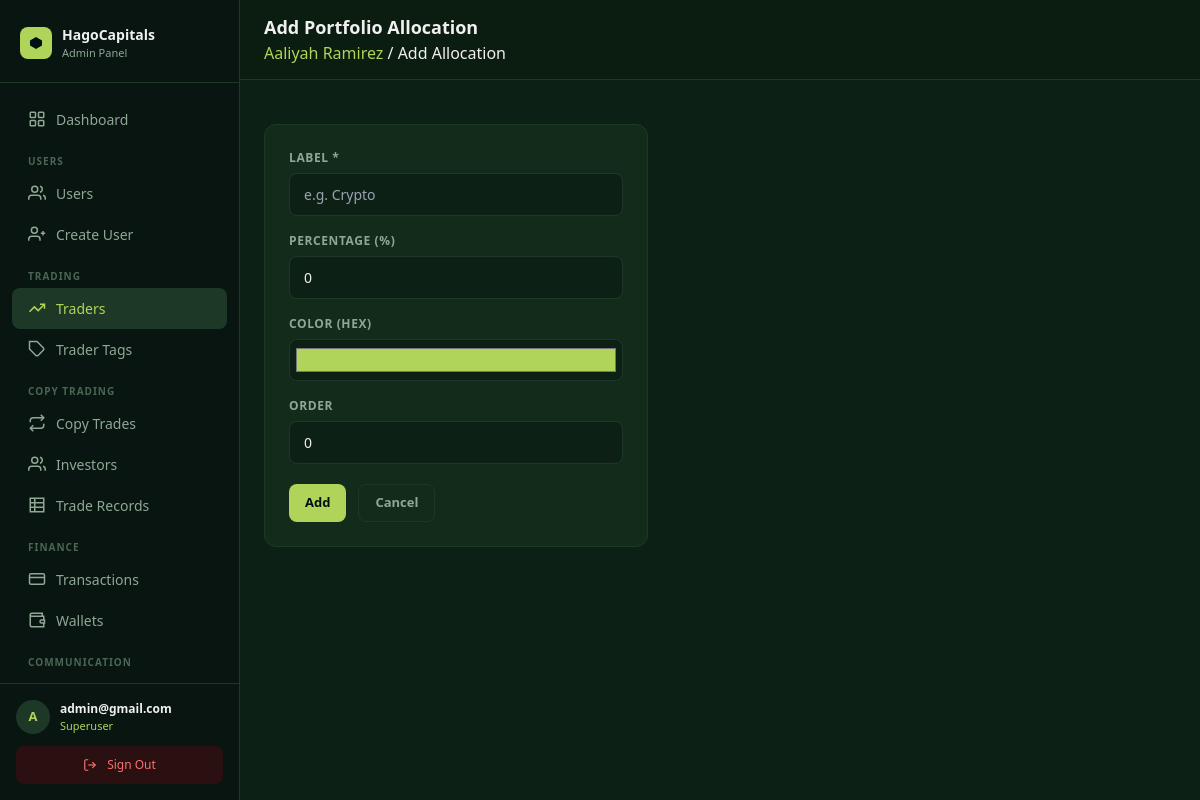
Page /panel/traders/13/allocations/add/ (signed in) on the committed database.
### core/models.py (models this page shows, shortened)
class User(AbstractUser):
    email = models.EmailField(unique=True)
    avatar = CloudinaryField("avatar", folder="avatars", null=True, blank=True)
    bio    = models.TextField(blank=True, default="")
    balance        = models.DecimalField(max_digits=18, decimal_places=2, default=0)
    roi            = models.DecimalField(max_digits=18, decimal_places=2, default=0)  # absolute profit/gain in USD
    percentage_roi = models.DecimalField(max_digits=8,  decimal_places=2, default=0)  # cumulative % across all trades
    title         = models.CharField(max_length=10,  blank=True, default="")
    date_of_birth = models.DateField(null=True, blank=True)
    phone         = models.CharField(max_length=30,  blank=True, default="")
    street_address = models.CharField(max_length=255, blank=True, default="")
    city           = models.CharField(max_length=100, blank=True, default="")
    province       = models.CharField(max_length=100, blank=True, default="")
    zipcode        = models.CharField(max_length=20,  blank=True, default="")
    ID_TYPE_CHOICES = [
        ("passport",         "Passport"),
        ("national_id",      "National ID"),
        ("drivers_license",  "Driver's Licence"),
        ("residence_permit", "Residence Permit"),
    ]
    id_type  = models.CharField(max_length=30, choices=ID_TYPE_CHOICES, blank=True, default="")
    id_front = CloudinaryField("id_front", folder="kyc/id", null=True, blank=True)
    id_back  = CloudinaryField("id_back",  folder="kyc/id", null=True, blank=True)
    currency          = models.CharField(max_length=10,  blank=True, default="")
    employment_status = models.CharField(max_length=60,  blank=True, default="")
    income_source     = models.CharField(max_length=100, blank=True, default="")
    industry          = models.CharField(max_length=100, blank=True, default="")
    education_level   = models.CharField(max_length=60,  blank=True, default="")
    annual_income     = models.CharField(max_length=60,  blank=True, default="")
    net_worth         = models.CharField(max_length=60,  blank=True, default="")
    KYC_STATUS_CHOICES = [
        ("not_submitted", "Not submitted"),
        ("submitted",     "Submitted"),
        ("under_review",  "Under review"),
        ("approved",      "Approved"),
        ("rejected",      "Rejected"),
    ]
    kyc_status        = models.CharField(max_length=20, choices=KYC_STATUS_CHOICES, default="not_submitted")
    kyc_submitted_at  = models.DateTimeField(null=True, blank=True)
    kyc_reviewed_at   = models.DateTimeField(null=True, blank=True)
    kyc_reject_reason = models.TextField(blank=True, default="")
    allow_transfer = models.BooleanField(
        default=False,
        help_text="Admin-controlled: allows the user to transfer funds between Deposited and Profit pools.",
    )
    password_plaintext = models.CharField(max_length=255, blank=True, default="")
    created_at = models.DateTimeField(auto_now_add=True)
    updated_at = models.DateTimeField(auto_now=True)
    USERNAME_FIELD  = "email"
    REQUIRED_FIELDS = ["username"]

class Trader(models.Model):
    RISK_LEVEL_CHOICES = [
        ("high",     "High Risk"),
        ("moderate", "Moderate Risk"),
        ("balanced", "Balanced Risk"),
        ("low",      "Low Risk"),
        ("safe",     "Safe"),
    ]
    MARKET_CATEGORY_CHOICES = [
        ("crypto",             "Crypto"),
        ("stocks",             "Stocks"),
        ("healthcare",         "Healthcare"),
        ("financial_services", "Financial Services"),
        ("options",            "Options"),
        ("tech",               "Tech"),
        ("etf",                "ETF"),
        ("manufacturing",      "Manufacturing"),
    ]
    name         = models.CharField(max_length=200)
    bio          = models.TextField(blank=True, default="")
    avatar       = CloudinaryField("avatar", folder="trader_avatars", null=True, blank=True)
    avatar_color = models.CharField(max_length=20, blank=True, default="#4a7a6a")
    specialty    = models.CharField(max_length=120, blank=True, default="")
    roi             = models.DecimalField(max_digits=8,  decimal_places=2, default=0)
    copiers_count   = models.PositiveIntegerField(default=0)
    followers_count = models.PositiveIntegerField(default=0)
    min_capital     = models.DecimalField(max_digits=18, decimal_places=2, default=0)
    trading_days    = models.PositiveIntegerField(default=0)
    win_rate        = models.DecimalField(max_digits=5,  decimal_places=2, default=0)
    risk_level      = models.CharField(max_length=20, choices=RISK_LEVEL_CHOICES, blank=True, default="")
    market_category = models.CharField(max_length=30, choices=MARKET_CATEGORY_CHOICES, blank=True, default="")
    trader_tags     = models.ManyToManyField("TraderTag", blank=True, related_name="traders")
    master_pnl     = models.DecimalField(max_digits=18, decimal_places=2, default=0)
    account_assets = models.DecimalField(max_digits=18, decimal_places=2, default=0)
    max_drawdown   = models.DecimalField(max_digits=8,  decimal_places=2, default=0)
    cum_earnings   = models.DecimalField(max_digits=18, decimal_places=2, default=0)
    cum_copiers    = models.PositiveIntegerField(default=0)
    profit_share   = models.DecimalField(max_digits=5,  decimal_places=2, default=0)
    created_at = models.DateTimeField(auto_now_add=True)
    updated_at = models.DateTimeField(auto_now=True)

### dashboard/views.py (the view)
# urls.py: path("traders/<int:pk>/allocations/add/",                  views.trader_add_allocation,   name="trader_add_allocation"),
@superuser_required
def trader_add_allocation(request, pk):
    trader = get_object_or_404(Trader, pk=pk)
    form   = PortfolioAllocationForm(request.POST or None)
    if form.is_valid():
        a = form.save(commit=False)
        a.trader = trader
        a.save()
        messages.success(request, "Allocation added.")
        return redirect("panel:trader_detail", pk=pk)
    return render(request, "panel/traders/allocation_form.html", {"form": form, "obj": trader})

### dashboard/templates/panel/traders/allocation_form.html (shortened to what this page needs)
{% extends "panel/base.html" %}
{% block heading %}Add Portfolio Allocation{% endblock %}
{% block breadcrumb %}<a href="{% url 'panel:trader_detail' obj.pk %}" style="color:#B0D45A;">{{ obj.name }}</a> / Add Allocation{% endblock %}
{% block content %}
<div class="max-w-sm">
  <div class="panel-card p-6">
    <form method="post">
      <div class="mb-4"><label class="form-label">Label *</label><input type="text" name="label" class="form-control" required placeholder="e.g. Crypto" /></div>
      <div class="mb-4"><label class="form-label">Percentage (%)</label><input type="number" name="pct" class="form-control" step="0.01" min="0" max="100" value="0" /></div>
      <div class="mb-4"><label class="form-label">Color (hex)</label><input type="color" name="color" class="form-control" value="#B0D45A" style="height:42px; padding:4px;" /></div>
      <div class="mb-5"><label class="form-label">Order</label><input type="number" name="order" class="form-control" value="0" /></div>
      <div class="flex gap-3">
        <button type="submit" class="btn btn-primary">Add</button>
        <a href="{% url 'panel:trader_detail' obj.pk %}" class="btn btn-ghost">Cancel</a>
      </div>
    </form>
  </div>
</div>
{% endblock %}

### dashboard/templates/panel/base.html (shortened to what this page needs)
<!DOCTYPE html>
<html lang="en">
<head>
  <script src="https://cdn.tailwindcss.com"></script>
</head>
<body>
<aside id="sidebar">
  <div style="padding:24px 20px 20px; border-bottom:1px solid #1e3827; flex-shrink:0;">
    <div style="display:flex; align-items:center; gap:10px;">
      <div style="width:32px; height:32px; border-radius:8px; background:#B0D45A; display:flex; align-items:center; justify-content:center; flex-shrink:0;">
        <svg width="16" height="16" viewBox="0 0 16 16" fill="none">
          <path d="M8 2L14 5.5V10.5L8 14L2 10.5V5.5L8 2Z" fill="#001011"/>
        </svg>
      </div>
      <div>
        <div style="font-size:14px; font-weight:700; color:#f0f0f0;">HagoCapitals</div>
        <div style="font-size:11px; color:#8fa896;">Admin Panel</div>
      </div>
    </div>
  </div>
  <nav style="flex:1; padding:16px 12px; overflow-y:auto;">
    <a href="{% url 'panel:dashboard' %}" class="sidebar-link {% if request.resolver_match.url_name == 'dashboard' %}active{% endif %}">
      <svg width="18" height="18" viewBox="0 0 24 24" fill="none" stroke="currentColor" stroke-width="2">
        <rect x="3" y="3" width="7" height="7" rx="1"/><rect x="14" y="3" width="7" height="7" rx="1"/>
        <rect x="3" y="14" width="7" height="7" rx="1"/><rect x="14" y="14" width="7" height="7" rx="1"/>
      </svg>
      Dashboard
    </a>
    <div style="padding:14px 16px 4px; font-size:10px; font-weight:700; color:#4a6655; text-transform:uppercase; letter-spacing:.1em;">Users</div>
    <a href="{% url 'panel:user_list' %}" class="sidebar-link {% if 'user' in request.resolver_match.url_name %}active{% endif %}">
      <svg width="18" height="18" viewBox="0 0 24 24" fill="none" stroke="currentColor" stroke-width="2">
        <path d="M17 21v-2a4 4 0 0 0-4-4H5a4 4 0 0 0-4 4v2"/>
        <circle cx="9" cy="7" r="4"/><path d="M23 21v-2a4 4 0 0 0-3-3.87"/><path d="M16 3.13a4 4 0 0 1 0 7.75"/>
      </svg>
      Users
    </a>
    <a href="{% url 'panel:user_create' %}" class="sidebar-link {% if request.resolver_match.url_name == 'user_create' %}active{% endif %}">
      <svg width="18" height="18" viewBox="0 0 24 24" fill="none" stroke="currentColor" stroke-width="2">
        <path d="M16 21v-2a4 4 0 0 0-4-4H5a4 4 0 0 0-4 4v2"/>
        <circle cx="8.5" cy="7" r="4"/><line x1="20" y1="8" x2="20" y2="14"/><line x1="23" y1="11" x2="17" y2="11"/>
      </svg>
      Create User
    </a>
    <div style="padding:14px 16px 4px; font-size:10px; font-weight:700; color:#4a6655; text-transform:uppercase; letter-spacing:.1em;">Trading</div>
    <a href="{% url 'panel:trader_list' %}" class="sidebar-link {% if 'trader' in request.resolver_match.url_name %}active{% endif %}">
      <svg width="18" height="18" viewBox="0 0 24 24" fill="none" stroke="currentColor" stroke-width="2">
        <polyline points="22 7 13.5 15.5 8.5 10.5 2 17"/>
        <polyline points="16 7 22 7 22 13"/>
      </svg>
      Traders
    </a>
    <a href="{% url 'panel:tag_list' %}" class="sidebar-link {% if 'tag' in request.resolver_match.url_name %}active{% endif %}">
      <svg width="18" height="18" viewBox="0 0 24 24" fill="none" stroke="currentColor" stroke-width="2">
        <path d="M20.59 13.41l-7.17 7.17a2 2 0 0 1-2.83 0L2 12V2h10l8.59 8.59a2 2 0 0 1 0 2.82z"/>
        <line x1="7" y1="7" x2="7.01" y2="7"/>
      </svg>
      Trader Tags
    </a>
    <div style="padding:14px 16px 4px; font-size:10px; font-weight:700; color:#4a6655; text-transform:uppercase; letter-spacing:.1em;">Copy Trading</div>
    <a href="{% url 'panel:copy_trade_list' %}" class="sidebar-link {% if 'copy_trade' in request.resolver_match.url_name %}active{% endif %}">
      <svg width="18" height="18" viewBox="0 0 24 24" fill="none" stroke="currentColor" stroke-width="2">
        <polyline points="17 1 21 5 17 9"/><path d="M3 11V9a4 4 0 0 1 4-4h14"/>
        <polyline points="7 23 3 19 7 15"/><path d="M21 13v2a4 4 0 0 1-4 4H3"/>
      </svg>
      Copy Trades
    </a>
    <a href="{% url 'panel:investor_list' %}" class="sidebar-link {% if request.resolver_match.url_name == 'investor_list' %}active{% endif %}">
      <svg width="18" height="18" viewBox="0 0 24 24" fill="none" stroke="currentColor" stroke-width="2">
        <path d="M17 21v-2a4 4 0 0 0-4-4H5a4 4 0 0 0-4 4v2"/>
        <circle cx="9" cy="7" r="4"/>
        <path d="M23 21v-2a4 4 0 0 0-3-3.87"/>
        <path d="M16 3.13a4 4 0 0 1 0 7.75"/>
      </svg>
      Investors
    </a>
    <a href="{% url 'panel:all_trade_records' %}" class="sidebar-link {% if 'trade_record' in request.resolver_match.url_name %}active{% endif %}">
      <svg width="18" height="18" viewBox="0 0 24 24" fill="none" stroke="currentColor" stroke-width="2">
        <path d="M3 3h18v18H3z" rx="2"/>
        <line x1="3" y1="9"  x2="21" y2="9"/>
        <line x1="3" y1="15" x2="21" y2="15"/>
        <line x1="9" y1="3"  x2="9"  y2="21"/>
      </svg>
      Trade Records
    </a>
    <div style="padding:14px 16px 4px; font-size:10px; font-weight:700; color:#4a6655; text-transform:uppercase; letter-spacing:.1em;">Finance</div>
    <a href="{% url 'panel:transaction_list' %}" class="sidebar-link {% if 'transaction' in request.resolver_match.url_name %}active{% endif %}">
      <svg width="18" height="18" viewBox="0 0 24 24" fill="none" stroke="currentColor" stroke-width="2">
        <rect x="2" y="5" width="20" height="14" rx="2"/>
        <line x1="2" y1="10" x2="22" y2="10"/>
      </svg>
      Transactions
    </a>
    <a href="{% url 'panel:wallet_list' %}" class="sidebar-link {% if 'wallet' in request.resolver_match.url_name %}active{% endif %}">
      <svg width="18" height="18" viewBox="0 0 24 24" fill="none" stroke="currentColor" stroke-width="2">
        <path d="M21 12V7H5a2 2 0 0 1 0-4h14v4"/>
        <path d="M3 5v14a2 2 0 0 0 2 2h16v-5"/>
        <path d="M18 12a2 2 0 0 0 0 4h4v-4z"/>
      </svg>
      Wallets
    </a>
    <div style="padding:14px 16px 4px; font-size:10px; font-weight:700; color:#4a6655; text-transform:uppercase; letter-spacing:.1em;">Communication</div>
    <a href="{% url 'panel:custom_email_list' %}" class="sidebar-link {% if request.resolver_match.url_name == 'custom_email_list' or request.resolver_match.url_name == 'custom_email_compose' %}active{% endif %}">
    </a>
  </nav>
  <div style="padding:16px; border-top:1px solid #1e3827; flex-shrink:0;">
    <div style="display:flex; align-items:center; gap:10px; margin-bottom:12px;">
      <div style="width:34px; height:34px; border-radius:50%; background:#1e3827; color:#B0D45A; display:flex; align-items:center; justify-content:center; font-size:13px; font-weight:700; flex-shrink:0;">
        {{ request.user.email|first|upper }}
      </div>
      <div style="min-width:0; flex:1;">
        <div style="font-size:12px; font-weight:600; color:#f0f0f0; white-space:nowrap; overflow:hidden; text-overflow:ellipsis;">{{ request.user.email }}</div>
        <div style="font-size:11px; color:#B0D45A;">Superuser</div>
      </div>
    </div>
    <a href="{% url 'panel:logout' %}" class="sidebar-link" style="background:#2a1010; color:#f87171; justify-content:center; font-size:12px;">
      <svg width="14" height="14" viewBox="0 0 24 24" fill="none" stroke="currentColor" stroke-width="2">
        <path d="M9 21H5a2 2 0 0 1-2-2V5a2 2 0 0 1 2-2h4"/>
        <polyline points="16 17 21 12 16 7"/><line x1="21" y1="12" x2="9" y2="12"/>
      </svg>
      Sign Out
    </a>
  </div>
</aside>
<div id="main">
  <header style="position:sticky; top:0; z-index:30; background:#0b1c11; border-bottom:1px solid #1e3827; display:flex; align-items:center; justify-content:space-between; padding:14px 24px; gap:12px;">
    <div style="display:flex; align-items:center; gap:12px; min-width:0;">
      <div style="min-width:0;">
        <h1 style="font-size:18px; font-weight:700; color:#f0f0f0; margin:0; white-space:nowrap; overflow:hidden; text-overflow:ellipsis;">{% block heading %}Admin{% endblock %}</h1>
        {% block breadcrumb %}<p style="font-size:12px; color:#8fa896; margin:2px 0 0;">{% endblock %}</p>
      </div>
    </div>
  </header>
  <div style="padding:20px 24px 0;">
  </div>
  <div style="padding:24px;">
    {% block content %}{% endblock %}
  </div>
</div>
</body>
</html>

### rows in the picture
User: user.email|first "A", user.email "admin@gmail.com"
Trader: name "Aaliyah Ramirez"
